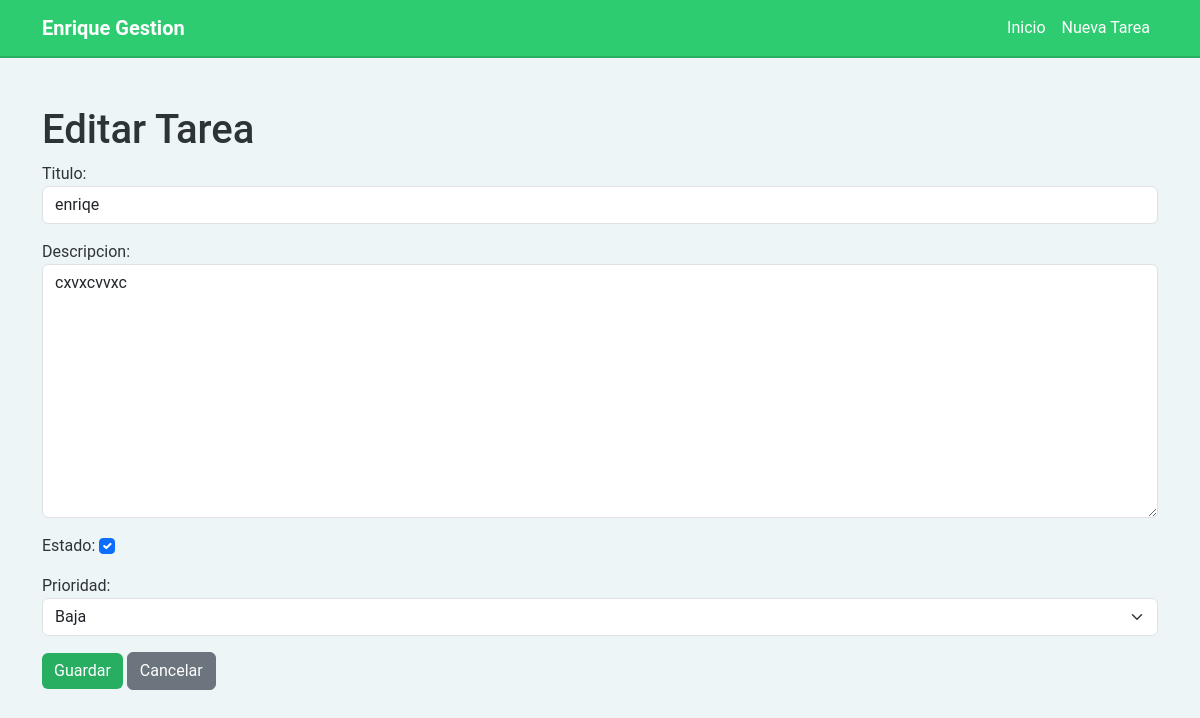
The page /editar/2/ on the database its author committed.
### tareas/models.py (models this page shows, shortened)
class Tarea(models.Model):
    PRIORIDAD_CHOICES = [
        ('Baja', 'Baja'),
        ('Media', 'Media'),
        ('Alta', 'Alta'),
    ]
    titulo = models.CharField(max_length=200)
    descripcion = models.TextField(blank=True, null=True)
    estado = models.BooleanField(default=False)
    prioridad = models.CharField(max_length=10, choices=PRIORIDAD_CHOICES, default='Media')
    fecha_creacion = models.DateTimeField(auto_now_add=True)

### tareas/views.py (the view)
# urls.py: path('editar/<int:pk>/', views.editar_tarea, name='editar_tarea'),
def editar_tarea(request, pk):
    tarea = get_object_or_404(Tarea, pk=pk)
    if request.method == 'POST':
        form = TareaForm(request.POST, instance=tarea)
        if form.is_valid():
            form.save()
            return redirect('listar_tareas')
    else:
        form = TareaForm(instance=tarea)
    return render(request, 'tareas/editar_tarea.html', {'form': form})

### tareas/forms.py (shortened to what this page needs)
class TareaForm(forms.ModelForm):
    class Meta:
        model = Tarea
        fields = ['titulo', 'descripcion', 'estado', 'prioridad']
        widgets = {
            'titulo': forms.TextInput(attrs={'class': 'form-control'}),
            'descripcion': forms.Textarea(attrs={'class': 'form-control'}),
            'estado': forms.CheckboxInput(attrs={'class': 'form-check-input'}),
            'prioridad': forms.Select(attrs={'class': 'form-select'}),
        }

### tareas/templates/tareas/editar_tarea.html (shortened to what this page needs)
{% extends 'base.html' %}
{% block content %}
<h1>Editar Tarea</h1>
<form method="post">
    {{ form.as_p }}
    <button type="submit" class="btn btn-primary">Guardar</button>
    <a href="{% url 'listar_tareas' %}" class="btn btn-secondary">Cancelar</a>
</form>
{% endblock %}

### tareas/static/styles.css (style rules this page uses)
body { background-color: #eef5f7; color: #2d3436; font-family: 'Roboto', sans-serif; }
.btn-primary { background-color: #27ae60; border: none; }

### rows shown on the page
Tarea: titulo "enriqe", descripcion "cxvxcvvxc", estado "☑", prioridad "Baja"
